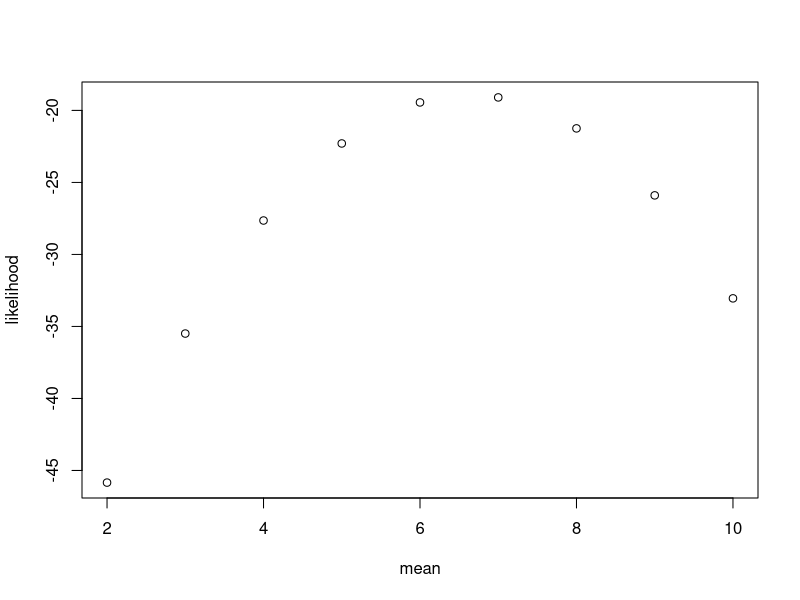

This chart was generated by the following R code:

rm(list=ls())


# Loglik-Function
# Formate

# arg_opt:  Charakter Vektor,   Bezeichnung der Parameter von denen die Funktion abhängen soll
# family:   Charakter Vektor,   Name der Familie
# data:     Numerischer Vektor, Datenreihe
# fixed:    banamte Liste,      Namen und fixierte Werte für die übringen Parameter
#                               Arg_opt und fixed sind disjunkt und ergeben zusammen ALLE paramter der Familie
# data:     Numerischer Vektor, Datenreihe
# log:      Boolean (T/F),      Does the log argument exist when calling the distribuition function of the family
# lower:    Numerischer Vektor, Lower Boundaries for paramters in arg_opt   (same order!)
# upper:    Numerischer Vektor, Upper Boundaries for paramters in arg_opt   (same order!)


loglik <- function(arg_opt, family, data, fixed=list(), log, lower, upper) { #NEW: fixed=list() default
  
  if(length(arg_opt)==0) warning('loglik does not depend on parameters.')
  
  
  arguments <- list(x=data) #NEW: arg_opt wird erst in likelihood in die Liste eingefügt
  
  # check wheter log-distribution function is directly available for distribution
  if(log==T)
    arguments$log <- T
  # add fixed parameter values of distribution to list
  if(length(fixed)>0) {
    arguments <- c(arguments, fixed)
  }
  
  
  # define loglikelihood function 
  likelihood <- function(params) {
    
    #NEW: Check boundaries
    if(any(params-lower<0) | any(upper-params<0))
      stop('Parameters are outside the boundaries.') #Alternativ hier einen Penalty einbauen
    
    #NEW: length arg_opt = length params
    if(length(params)!=length(arg_opt))
      stop('Incorrect number of arguments')
    
    #Add params with names of parameters to arguments list
    for(i in 1:length(params)){
      arguments[[arg_opt[i]]] <- params[i]
    }
    
    summands <- do.call(paste('d', family, sep=''), args=arguments)
    if(any(is.na(summands)))
      stop('In Log-Likelihood-Function NA occured.')
    
    # log values if not log so far
        if(!log) {
      summands <- log(summands)
      warning('Could be numerically instable.')
    } 
    loglik_value <- sum(summands)
    return(loglik_value)
  }
  return(likelihood)
}


#Testbeispiel

arg_opt <- c("mean")
family <- "norm"
data <- rnorm(10, mean = 7, sd=2)
fixed <- list(sd=2)
log = TRUE
lower <- 2
upper <- 10

out <- loglik(arg_opt = arg_opt, family = family, data = data, fixed = fixed,
              log = log, lower = lower, upper = upper)

test <- NULL
for(i in 1:9) {
  test[i] <- out(i+1)
}
plot(2:10,test, xlab = "mean", ylab = "likelihood")
out(7)